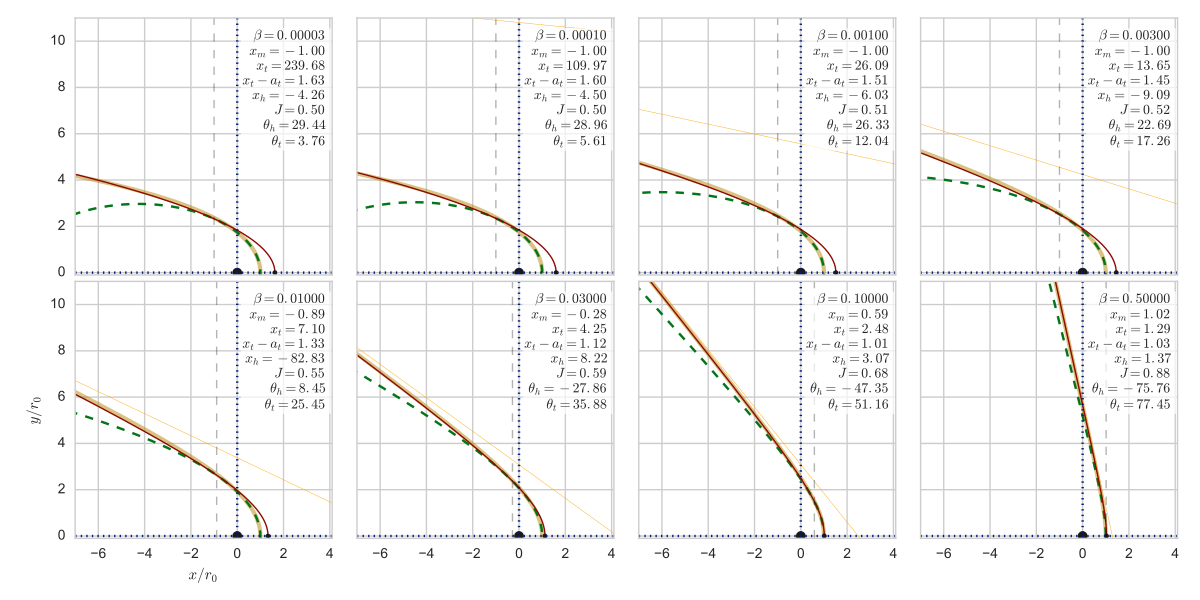

Generate this figure with Python:
import sys
import numpy as np
from matplotlib import pyplot as plt
import seaborn as sns
import equation6
import conic_parameters
sys.path.append('../conic-projection')
from conproj_utils import Conic

try:
    XI_PARAMETER = float(sys.argv[1])
    suffix = '-xi{:03d}'.format(int(100*XI_PARAMETER))
except IndexError:
    XI_PARAMETER = None
    suffix = ''


def R_from_theta_CRW(theta, beta):
    shell = equation6.Shell(innertype='isotropic', beta=beta)
    R = shell.radius(theta)
    return R/shell.R0

betagrid = [3e-5, 1e-4, 0.001, 0.003, 0.01, 0.03, 0.1, 0.5]
nbeta = len(betagrid)

ntheta = 100
theta = np.linspace(0.0, np.pi, ntheta)

figfilename = sys.argv[0].replace('.py', suffix + '.pdf')

sns.set_style('whitegrid')
sns.set_color_codes('dark')

NROWS = 2
fig, axes = plt.subplots(NROWS, nbeta//NROWS, sharex=True, sharey=True)

ytop = 10.5
xright = 4.0
baseline = 0.7
whitebox = {'edgecolor': 'none', 'facecolor': 'white',
            'alpha': 0.7, 'boxstyle': 'round,pad=0.1'}

xmin, xmax = -7.0, 4.1
ymin, ymax = -0.1, 11.0

# x-data for tail asymptote
xa = np.linspace(xmin, xmax, 2)

for i, beta in enumerate(betagrid):
    ax = axes.flat[i]

    # Vanilla CRW solution
    R_crw = R_from_theta_CRW(theta, beta)
    x_crw = R_crw*np.cos(theta)
    y_crw = R_crw*np.sin(theta)

    ht = conic_parameters.HeadTail(beta, xi=XI_PARAMETER, xmin=-1.0)

    x_head = ht.x_head(ht.t_h)
    y_head = ht.y_head(ht.t_h)

    x_tail = ht.x_tail(ht.t_t)
    y_tail = ht.y_tail(ht.t_t)

    # asymptote to tail
    ya = (ht.x0_t - xa)*np.tan(ht.theta_t)
    ax.plot(xa, ya, lw=0.3, color='orange')

    ax.plot(x_crw, y_crw, lw=3, color='y', alpha=0.5)
    ax.plot(x_head, y_head, '--', color='g')
    ax.plot(x_tail, y_tail, '-', lw=1.0, color='r')
    ax.plot(0.0, 0.0, 'o', color='k')
    ax.plot(ht.x0_t - ht.a_t, 0.0, '.', color='k')
    ax.axhline(ls=':')
    ax.axvline(ls=':')
    ax.axvline(x=ht.x_m, lw=1.0, ls='--', color='black', alpha=0.3)
    ax.set_aspect('equal', adjustable='box-forced')
    text = r'$\beta = {:.5f}$ '.format(beta)
    text += '\n' + r'$x_m = {:.2f}$ '.format(ht.x_m)
    text += '\n' + r'$x_t = {:.2f}$ '.format(ht.x0_t)
    text += '\n' + r'$x_t - a_t = {:.2f}$ '.format(ht.x0_t - ht.a_t)
    text += '\n' + r'$x_h = {:.2f}$ '.format(ht.x0_h)
    text += '\n' + r"$J = {:.2f}$ ".format(ht.J)
    # text += '\n' + r"$K = {:.2f}$ ".format(ht.K)
    text += '\n' + r"$\theta_h = {:.2f}$ ".format(np.degrees(ht.theta_h))
    text += '\n' + r"$\theta_t = {:.2f}$ ".format(np.degrees(ht.theta_t))
    ax.text(xright, ytop, text, ha='right', va='top', bbox=whitebox, fontsize='small')


axes[1, 0].set_xlim(xmin, xmax)
axes[1, 0].set_ylim(ymin, ymax)
axes[1, 0].set_xlabel(r'$x / r_{0}$')
axes[1, 0].set_ylabel(r'$y / r_{0}$')

fig.set_size_inches(3*nbeta/NROWS, 3*NROWS)
fig.tight_layout()
fig.savefig(figfilename)
print(figfilename)
